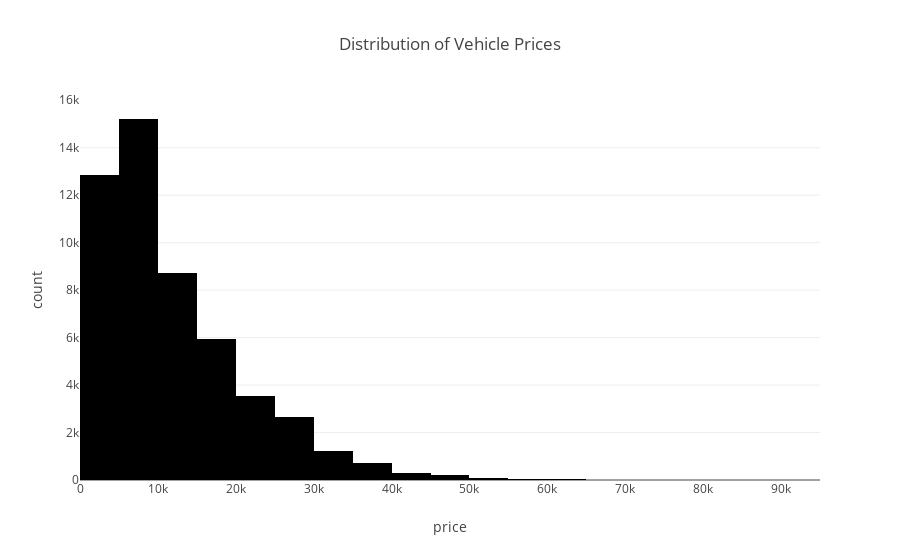

The notebook cell saved with this chart:
### Code cell
# Create a histogram of vehicle prices
fig2 = px.histogram(df_a2, x='price',
                  title="Distribution of Vehicle Prices",
                  nbins=20)

# Show figure of plotly express histogram
fig2.show()

### Figure 1 — Plotly figure (JSON) as saved in the notebook; plotly's stock layout.template omitted (floating-point values rounded to 4 significant figures; data arrays with more than 128 entries replaced by an {"elided": "..."} marker saying what was removed)
{"data": [{"alignmentgroup": "True", "bingroup": "x", "hovertemplate": "price=%{x}<br>count=%{y}<extra></extra>", "legendgroup": "", "marker": {"color": "#000001", "pattern": {"shape": ""}}, "name": "", "nbinsx": 20, "offsetgroup": "", "orientation": "v", "showlegend": false, "type": "histogram", "x": {"elided": "51508 int values"}, "xaxis": "x", "yaxis": "y"}], "layout": {"barmode": "relative", "legend": {"tracegroupgap": 0}, "title": {"text": "Distribution of Vehicle Prices"}, "xaxis": {"anchor": "y", "domain": [0, 1], "title": {"text": "price"}}, "yaxis": {"anchor": "x", "domain": [0, 1], "title": {"text": "count"}}}}
